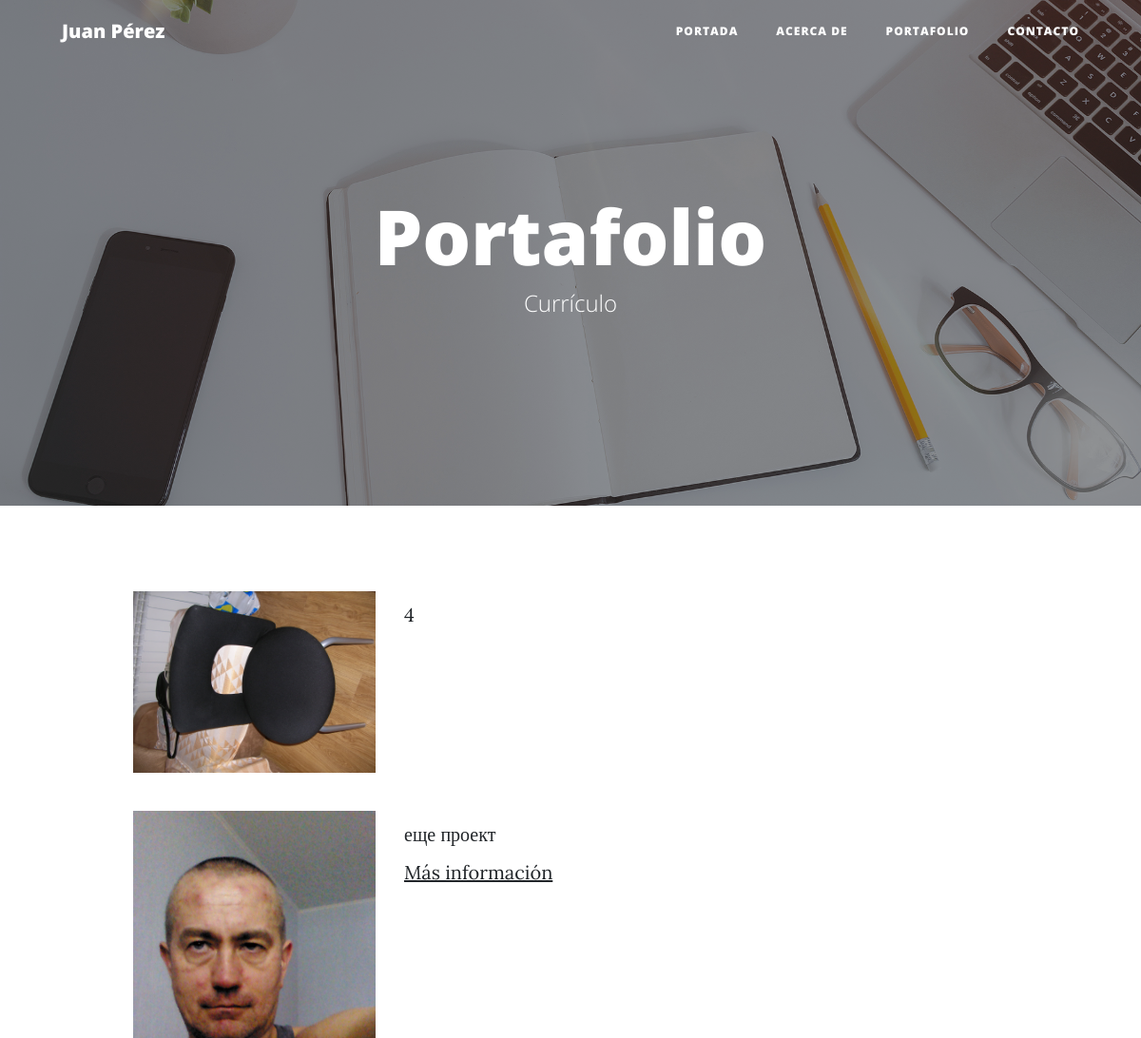
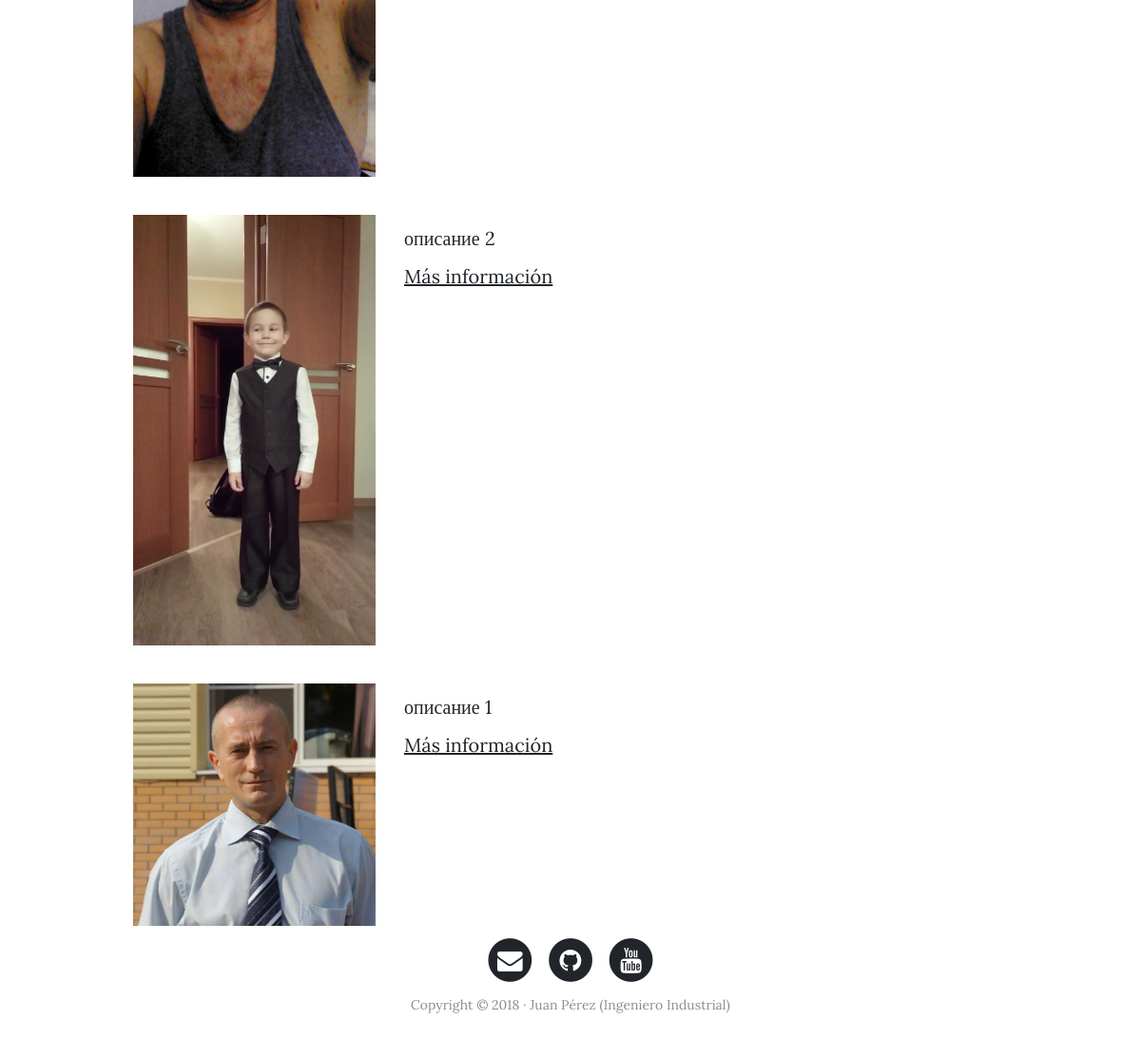
The page /portfolio/ on the database its author committed (2 pictures, top to bottom).
### portfolio/models.py (models this page shows, shortened)
class Project(models.Model):
    title = models.CharField(max_length=200, verbose_name='название')
    description = models.TextField(verbose_name='описание')
    image = models.ImageField(upload_to='images', verbose_name='изображение')
    link = models.URLField(max_length=200, null=True,
                           blank=True, verbose_name='ссылка')
    created = models.DateTimeField(auto_now_add=True)
    updated = models.DateTimeField(auto_now=True)
    class Meta:
        verbose_name = 'проект'
        verbose_name_plural = 'проекты'
        ordering = ['-created']

### portfolio/views.py (the view)
# urls.py: path('portfolio/', portfolio_views.portfolio, name="portfolio"),
def portfolio(request):
    projects = Project.objects.all()
    return render(request, 'portfolio/portfolio.html', {'projects': projects})

### portfolio/templates/portfolio/portfolio.html (shortened to what this page needs)
{% extends 'core/base.html' %}
{% load static %}
{% block title_bg %}{% static 'core/img/portfolio-bg.jpg' %}{% endblock %}
{% block title_tite %}Portafolio{% endblock %}
{% block title_text %}Currículo{% endblock %}
{% block content %}
    {% for project in projects %}
	    <div class="container">
            <div class="row project">
                <div class="col-lg-3 col-md-4 offset-lg-1">
                    <img class="img-fluid" src="{{ project.image.url }}" alt="">
                </div>
              <div class="col-lg-7 col-md-8">
                <p>{{ project.description }}</p>
                {% if project.link %}
                <p><a href="{{ project.link }}" target="_blank">Más información</a></p>
                {% endif %}
                </div>
            </div>
        </div>
    {% endfor %}
{% endblock %}

### rows shown on the page
Project: image (picture), description "4"
Project: image (picture), description "еще проект"
Project: image (picture), description "описание 2"
Project: image (picture), description "описание 1"
